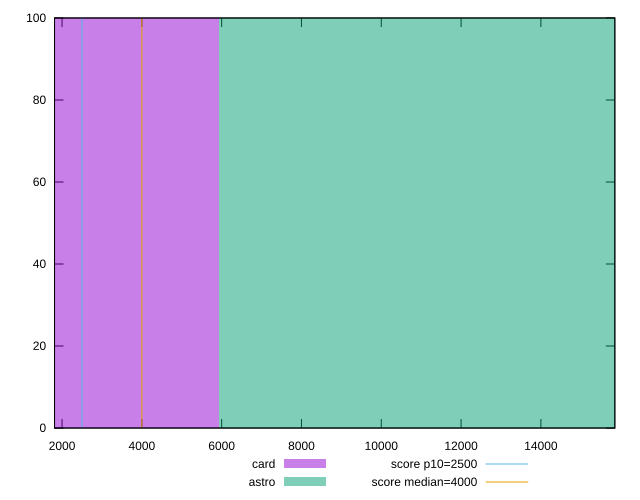

Source code (gnuplot):
reset

$card <<EOF
0 100
EOF

$astro <<EOF
11858.198147344883 100
EOF

set key outside below
set boxwidth 11858.198147344883
set xrange [1811.844:15852.823499999999]
set yrange [0:100]
set trange [0:100]
set style fill transparent solid 0.5 noborder

set parametric
set terminal svg size 640, 500 enhanced background rgb 'white'
set output "reports/report_00031_2021-02-24T23-18-18.084Z/largest-contentful-paint/comparison/histogram/2_vs_3.svg"

plot $card title "card" with boxes, \
     $astro title "astro" with boxes, \
     2500,t title "score p10=2500", \
     4000,t title "score median=4000"

reset
